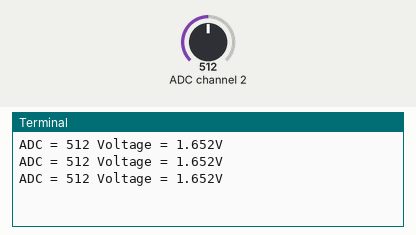
Recording of a program running on a simulated Raspberry Pi (BCM pin numbers). Shown: the last lines printed to the terminal. The test bench sets the inputs (shaded band); at power-on: ADC channel 2 = 512 (analog values on the 0–1023 scale).

Above: at 1.2 s.
1.3 s: ADC channel 2 set to 716
At 1.9 s:
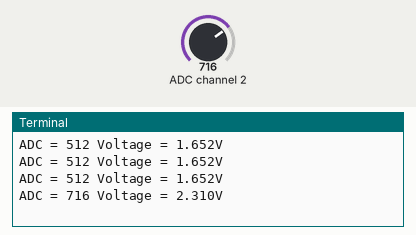
2.8 s: ADC channel 2 set to 900
At 3.4 s:
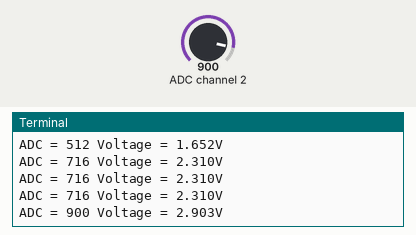
Timing chart, 0 to 5.8 s (numbered marks = the images above; inputs shaded):
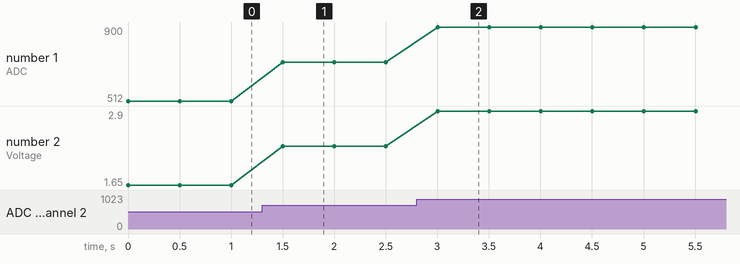

Measured:
- after the input at 1.3 s, the terminal: prints a new line after 0.20 s (image 1)
- after the input at 2.8 s, the terminal: prints a new line after 0.20 s (image 2)
- plotted number 1: 512 → 716 after the input at 1.3 s, 716 → 900 after the input at 2.8 s
- plotted number 2: 1.65 → 2.31 after the input at 1.3 s, 2.31 → 2.9 after the input at 2.8 s

The program:

vareint_res.py
```python
import spidev
import time

def analog_read(channel):
    r = spi.xfer2([1, (8+channel)<<4, 0])
    adc_out = ((r[1]&0x03)<<8) | r[2]
    return adc_out

spi = spidev.SpiDev()
spi.open(0,0)
spi.max_speed_hz = 1000000

try:
    while True:
        adc = analog_read(2)
        voltage = adc*3.3/1023
        print("ADC = %d Voltage = %.3fV" % (adc, voltage))
        time.sleep(0.5)
except KeyboardInterrupt:
    pass
finally:
    spi.close()
```
